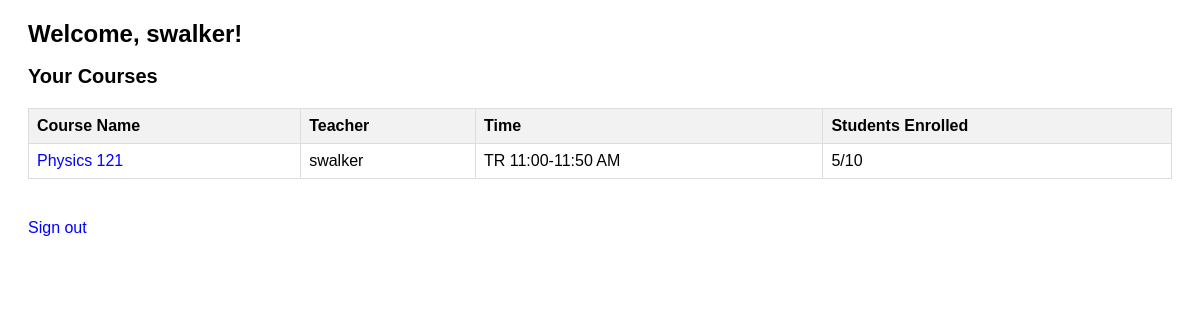
Page /dashboard/teacher (signed in) on the committed database.
### models.py (models this page shows)
class User(db.Model):
    __tablename__ = 'auth'
    id = db.Column(db.Integer, primary_key=True)
    username = db.Column(db.String, unique=True, nullable=False)
    password = db.Column(db.String, nullable=False)  # Store plaintext password here
    role = db.Column(db.String, nullable=False)  # 'student', 'teacher', 'admin'

class Class(db.Model):
    __tablename__ = 'classes'
    id = db.Column(db.Integer, primary_key=True)
    name = db.Column(db.String, nullable=False)
    teacher_id = db.Column(db.Integer, db.ForeignKey('auth.id'), nullable=False)
    time = db.Column(db.String, nullable=False)
    capacity = db.Column(db.Integer, nullable=False)
    teacher = db.relationship('User', backref='classes', lazy=True)

### app.py (the view, shortened to what this page needs)
@app.route('/dashboard/<role>')
def dashboard(role):
    if role == 'teacher':
        teacher_id = session.get('id')
        if not teacher_id:
            flash("Unauthorized access! Please log in.", "danger")
            return redirect(url_for("login"))
        classes = Class.query.filter_by(teacher_id=teacher_id).all()
        class_info = [
            {
                'id': class_.id,
                'name': class_.name,
                'teacher': User.query.get(teacher_id).username,
                'time': class_.time,
                'capacity': class_.capacity,
                'enrolled': Enrollment.query.filter_by(class_id=class_.id).count()
            }
            for class_ in classes
        ]
        return render_template('teacherDashboard.html', classes=class_info)

### templates/teacherDashboard.html (shortened to what this page needs)
<!DOCTYPE html>
<html lang="en">
<head>
</head>
<body>
    <div class="container">
        <h1>Welcome, {{ session.get('username') }}!</h1>
        <h2>Your Courses</h2>
        <table>
            <thead>
                <tr>
                    <th>Course Name</th>
                    <th>Teacher</th>
                    <th>Time</th>
                    <th>Students Enrolled</th>
                </tr>
            </thead>
            <tbody>
                {% for class_ in classes %}
                <tr>
                    <td><a href="{{ url_for('view_class', class_id=class_['id']) }}">{{ class_['name'] }}</a></td>
                    <td>{{ class_['teacher'] }}</td>
                    <td>{{ class_['time'] }}</td>
                    <td>{{ class_['enrolled'] }}/{{ class_['capacity'] }}</td>
                </tr>
                {% endfor %}
            </tbody>
        </table>
        <a class="logout" href="{{ url_for('logout') }}">Sign out</a>
    </div>
</body>
</html>

### templates/teacherDashboard.html (style rules this page uses)
body { font-family: Arial, sans-serif; }
h1 { font-size: 24px; }
h2 { font-size: 20px; margin-bottom: 10px; }
table { width: 100%; border-collapse: collapse; margin: 20px 0; }
th, td { border: 1px solid #ddd; padding: 8px; text-align: left; }
th { background-color: #f2f2f2; }
a { text-decoration: none; color: blue; }
.container { margin: 20px; }
.logout { margin-top: 20px; display: inline-block; }

### rows in the picture
User: get "swalker", teacher "swalker"
Class: name "Physics 121", time "TR 11:00-11:50 AM"

### other values in the picture
{{ class_['enrolled'] }} "5"
{{ class_['capacity'] }} "10"
